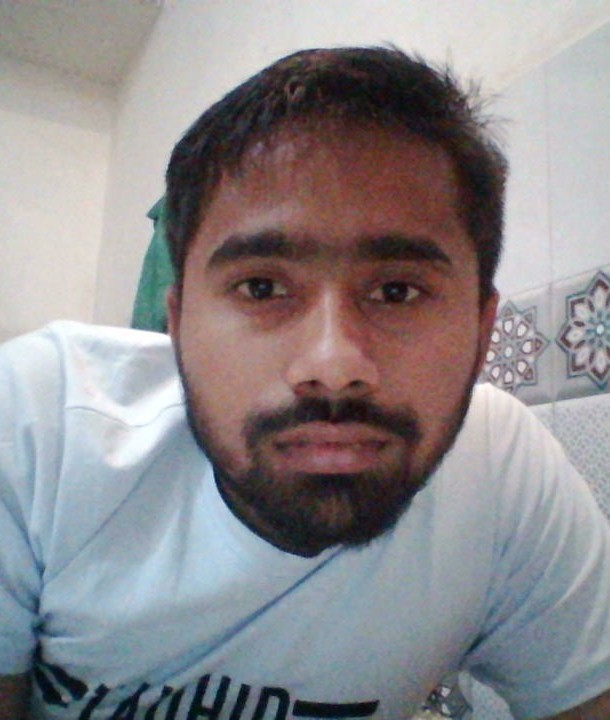
#> input picture known_faces/sachin.jpg, 610 x 720 px
$ python main.py known_faces/pintu.jpg   (older library calls are emulated)
#> lines starting #> are read from the running program, lines starting #| are printed output that depends on the picture
### database.py
import cv2
import numpy as np
import os
from PIL import Image
from config import KNOWN_FACES_DIR, MODEL_PATH, CASCADE_PATH, SCALE_FACTOR, MIN_NEIGHBORS


def build_and_save_model():
    """
    Reads all images from known_faces/, trains LBPH model, saves it.

    FOLDER STRUCTURE SUPPORTED:
      Option A — Subfolders per person (webcam registration, 50 photos):
        known_faces/
          john/
            photo1.jpg ... photo50.jpg

      Option B — Single flat image per person (fallback):
        known_faces/
          john.jpg

    KEY FIX: Subfolder images are used directly without strict Haar detection.
    50 webcam photos include dark/blurry frames intentionally — LBPH can still
    learn from them. Only truly black frames (brightness < 10) are skipped.
    """
    print("[INFO] Loading known faces from:", KNOWN_FACES_DIR)

    if not os.path.exists(KNOWN_FACES_DIR):
        print("[ERROR] known_faces/ folder not found!")
        return {}, False

    face_cascade = cv2.CascadeClassifier(CASCADE_PATH)

    faces     = []
    labels    = []
    label_map = {}
    label_id  = 0

    # ── Collect (name, path, is_subfolder) tuples ─────────────────────────
    image_pairs = []

    # Option A: subfolders per person
    for entry in os.scandir(KNOWN_FACES_DIR):
        if entry.is_dir():
            name = entry.name
            for f in os.scandir(entry.path):
                if f.name.lower().endswith(('.jpg', '.jpeg', '.png')):
                    image_pairs.append((name, f.path, True))

    # Option B: flat root images (fallback)
    for f in os.scandir(KNOWN_FACES_DIR):
        if f.is_file() and f.name.lower().endswith(('.jpg', '.jpeg', '.png')):
            name = os.path.splitext(f.name)[0]
            image_pairs.append((name, f.path, False))

    if not image_pairs:
        print("[ERROR] No image files found in known_faces/")
        return {}, False

    print(f"[INFO] Found {len(image_pairs)} image(s) to process...")

    for name, path, is_subfolder in image_pairs:
        filename = os.path.basename(path)
        print(f"[INFO] Processing: {filename}  ->  name='{name}'")

        try:
            pil_img = Image.open(path).convert("L")
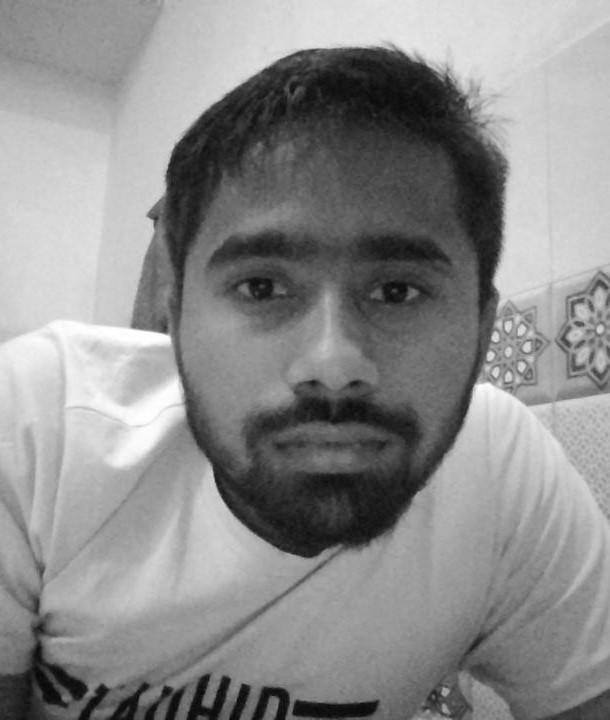
#> pil_img: PIL image 610x720 L; min 7, max 255, mean 140.1

            w, h = pil_img.size
            if w > 800:
                ratio   = 800 / w
                pil_img = pil_img.resize((800, int(h * ratio)), Image.LANCZOS)

            img_np = np.array(pil_img, dtype=np.uint8)

            # Skip completely black frames
            brightness = img_np.mean()
#> brightness = 140.1
            if brightness < 10:
                print(f"  [WARN] Skipping black frame: {filename} (brightness={brightness:.1f})")
                continue

            if is_subfolder:
                # Webcam captured frames — try lenient Haar first, fallback to full frame
                detected = face_cascade.detectMultiScale(
                    img_np,
                    scaleFactor=1.05,
                    minNeighbors=2,
                    minSize=(20, 20),
                )
                if len(detected) > 0:
                    x, y, fw, fh = detected[0]
                    face_roi = img_np[y:y+fh, x:x+fw]
                else:
                    # Use full frame — LBPH still learns texture from it
                    face_roi = img_np
                    print(f"  [INFO] No face detected, using full frame")
            else:
                # Flat root image — strict Haar detection
                detected = face_cascade.detectMultiScale(
                    img_np,
                    scaleFactor=SCALE_FACTOR,
                    minNeighbors=MIN_NEIGHBORS,
                    minSize=(30, 30),
                )
#> detected = [[125, 132, 410, 410]]
                if len(detected) == 0:
                    print(f"  [WARN] No face detected in {filename} — skipping")
                    continue
                x, y, fw, fh = detected[0]
#> x = 125; y = 132; fw = 410; fh = 410
                face_roi = img_np[y:y+fh, x:x+fw]
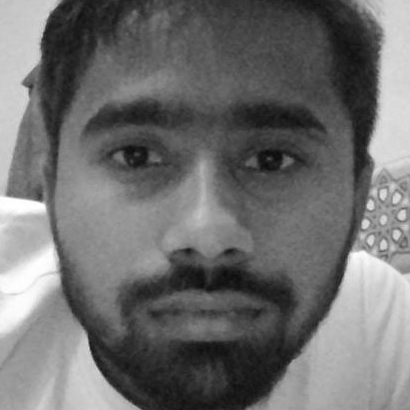
#> face_roi: shape (410, 410); min 10, max 255, mean 110.5

            face_roi = cv2.resize(face_roi, (200, 200))
#> face_roi: shape (200, 200)

            # Assign label id
            if name not in label_map.values():
                label_map[label_id] = name
                current_id = label_id
                label_id  += 1
            else:
                current_id = next(k for k, v in label_map.items() if v == name)

            faces.append(face_roi)
            labels.append(current_id)
            print(f"  [OK] Loaded face for '{name}' (id={current_id})")

        except Exception as e:
            print(f"  [ERROR] Failed on {filename}: {e}")
            continue

    if not faces:
        print("[ERROR] No valid faces found.")
        return {}, False

    recognizer = cv2.face.LBPHFaceRecognizer_create()
    recognizer.train(faces, np.array(labels))
    recognizer.save(MODEL_PATH)

    print(f"\n[INFO] Model trained with {len(faces)} face(s): {list(label_map.values())}")
#| [INFO] Model trained with 2 face(s): ['sachin', 'pintu']
    print(f"[INFO] Saved to: {MODEL_PATH}\n")
    return label_map, True


def load_known_faces():
    face_cascade = cv2.CascadeClassifier(CASCADE_PATH)
    label_map, ok = build_and_save_model()
#> label_map = {0: 'sachin', 1: 'pintu'}; ok = True
    if not ok:
        return None, {}, face_cascade
    recognizer = cv2.face.LBPHFaceRecognizer_create()
    recognizer.read(MODEL_PATH)
    return recognizer, label_map, face_cascade

### recognize.py
import cv2
import os
from datetime import datetime
from config import (
    CONFIDENCE_THRESHOLD,
    MAX_LBPH_DISTANCE,       # FIX: new — rejects bad matches before label assignment
    UNKNOWN_DIR,
    SCALE_FACTOR,
    MIN_NEIGHBORS,
    MIN_FACE_SIZE,
    MIN_RECOGNITION_FACE_SIZE,
    BLUR_THRESHOLD,
    RECOGNITION_DEBUG_PRINTS,
)


def _non_max_suppression(boxes, overlap_threshold=0.4):
    """
    Suppress overlapping face detections — keeps only the largest box
    when two boxes overlap more than overlap_threshold (IoU).
    Prevents one face being detected twice and recognized as two people.
    Boxes are OpenCV Haar format: (x, y, w, h).
    """
    if len(boxes) == 0:
        return []

    boxes = sorted(boxes, key=lambda b: b[2] * b[3], reverse=True)
    kept = []

    for box in boxes:
        x1, y1, w1, h1 = box
        dominated = False
        for kx, ky, kw, kh in kept:
            ix = max(0, min(x1 + w1, kx + kw) - max(x1, kx))
            iy = max(0, min(y1 + h1, ky + kh) - max(y1, ky))
            intersection = ix * iy
            union = w1 * h1 + kw * kh - intersection
            iou = intersection / union if union > 0 else 0
            if iou > overlap_threshold:
                dominated = True
                break
        if not dominated:
            kept.append(box)

    return kept


def _intersection_over_union(box_a: tuple[int, ...], box_b: tuple[int, ...]) -> float:
    """box: (top, right, bottom, left)"""
    ta, ra, ba, la = box_a
    tb, rb, bb, lb = box_b
    iw = max(0, min(ra, rb) - max(la, lb))
    ih = max(0, min(ba, bb) - max(ta, tb))
    inter = iw * ih
    if inter <= 0:
        return 0.0
    area_a = max(1, ra - la) * max(1, ba - ta)
    area_b = max(1, rb - lb) * max(1, bb - tb)
    union = area_a + area_b - inter
    return inter / union if union > 0 else 0.0


def _center_distance(box_a: tuple[int, ...], box_b: tuple[int, ...]) -> float:
    ta, ra, ba, la = box_a
    tb, rb, bb, lb = box_b
    ca_x = (la + ra) / 2.0
    ca_y = (ta + ba) / 2.0
    cb_x = (lb + rb) / 2.0
    cb_y = (tb + bb) / 2.0
    dx = ca_x - cb_x
    dy = ca_y - cb_y
    return (dx * dx + dy * dy) ** 0.5


def _merge_overlapping_detections(
    results: list,
    *,
    iou_threshold: float = 0.35,
    center_px: float = 48.0,
) -> list:
    """
    One physical face can produce multiple Haar rectangles (or LBPH can
    assign different labels to each). Suppress duplicates: keep the
    highest-confidence box per cluster (IoU or very close centers).
    """
    if len(results) <= 1:
        return results
    pool = sorted(results, key=lambda r: r[1], reverse=True)
    merged: list = []
    while pool:
        cur = pool.pop(0)
        rest = []
        for r in pool:
            bcur, br = cur[2:], r[2:]
            if _intersection_over_union(bcur, br) >= iou_threshold:
                continue
            if _center_distance(bcur, br) <= center_px:
                continue
            rest.append(r)
        merged.append(cur)
        pool = rest
    return merged


def recognize_faces(frame, recognizer, label_map, face_cascade,
                    *, save_unknown: bool = True):
    """
    Detect and recognise all faces in a given frame using OpenCV LBPH.
    Returns list of (name, confidence%, top, right, bottom, left).

    KEY FIX: Added MAX_LBPH_DISTANCE check.
    LBPH recognizer.predict() ALWAYS returns a label — even for completely
    unknown faces. Without a raw distance check, strangers get matched to
    the closest registered person (false positive like "Sachin Tendulkar").
    Now we reject any match where raw LBPH distance > MAX_LBPH_DISTANCE.
    """
    gray = cv2.cvtColor(frame, cv2.COLOR_BGR2GRAY)

    try:
        clahe = cv2.createCLAHE(clipLimit=2.0, tileGridSize=(8, 8))
        gray = clahe.apply(gray)
    except Exception:
        pass

    detected = face_cascade.detectMultiScale(
        gray,
        scaleFactor=SCALE_FACTOR,
        minNeighbors=MIN_NEIGHBORS,
        minSize=MIN_FACE_SIZE,
        flags=cv2.CASCADE_SCALE_IMAGE,
    )

    # Suppress overlapping boxes BEFORE recognition — one face can otherwise
    # yield two rectangles and LBPH labels them as different people.
    if len(detected) > 1:
        detected = _non_max_suppression(list(detected), overlap_threshold=0.4)

    # Eye cascade to validate real human faces (trees/objects have no eyes)
    eye_cascade = cv2.CascadeClassifier(
        cv2.data.haarcascades + "haarcascade_eye.xml"
    )

    results = []

    for (x, y, w, h) in detected:
        # ── Validate: check for eyes inside detected region ──────────────
        # This rejects false positives like trees, walls, patterns.
        roi_check = gray[y:y+h, x:x+w]
        eyes = eye_cascade.detectMultiScale(
            roi_check,
            scaleFactor=1.1,
            minNeighbors=3,
            minSize=(15, 15),
        )
        if len(eyes) == 0:
            # No eyes found — not a real face, skip
            continue

        # Too small face — unreliable for LBPH
        if w < MIN_RECOGNITION_FACE_SIZE[0] or h < MIN_RECOGNITION_FACE_SIZE[1]:
            if save_unknown:
                _save_unknown_face(frame, x, y, w, h)
            top, right, bottom, left = y, x + w, y + h, x
            results.append(("Unknown", 0, top, right, bottom, left))
            continue

        roi = gray[y:y + h, x:x + w]

        # ── Upscale small/distant faces before recognition ────────────────
        MIN_UPSCALE = 160
        rh, rw = roi.shape[:2]
        if rw < MIN_UPSCALE or rh < MIN_UPSCALE:
            scale = max(MIN_UPSCALE / rw, MIN_UPSCALE / rh)
            roi = cv2.resize(
                roi,
                (int(rw * scale), int(rh * scale)),
                interpolation=cv2.INTER_CUBIC
            )

        roi = cv2.resize(roi, (200, 200))

        # Blur gate — reject motion blur / low light crops
        try:
            blur = cv2.Laplacian(roi, cv2.CV_64F).var()
            if blur < float(BLUR_THRESHOLD):
                if save_unknown:
                    _save_unknown_face(frame, x, y, w, h)
                top, right, bottom, left = y, x + w, y + h, x
                results.append(("Unknown", 0, top, right, bottom, left))
                continue
        except Exception:
            pass

        name       = "Unknown"
        confidence = 0

        try:
            label, dist = recognizer.predict(roi)

            # ── KEY FIX ──────────────────────────────────────────────────────
            # LBPH always returns SOME label. Without this distance check,
            # unregistered faces get matched to the nearest registered person.
            # dist = raw LBPH distance (lower = better match)
            # We reject if dist is too high BEFORE checking confidence.
            # ─────────────────────────────────────────────────────────────────
            if dist > MAX_LBPH_DISTANCE:
                # Distance too high — definitively Unknown, do not assign name
                name       = "Unknown"
                confidence = 0
                if RECOGNITION_DEBUG_PRINTS:
                    print(
                        f"[DEBUG] Rejected: dist={dist:.1f} > "
                        f"MAX_LBPH_DISTANCE={MAX_LBPH_DISTANCE}"
                    )
            else:
                confidence = round(max(0.0, min(100.0, 100.0 - float(dist))), 1)

                if confidence >= CONFIDENCE_THRESHOLD:
                    name = label_map.get(label, "Unknown")
                    if RECOGNITION_DEBUG_PRINTS:
                        print(
                            f"[DEBUG] Recognized: {name}, dist={dist:.1f}, "
                            f"conf={confidence}%"
                        )
                elif RECOGNITION_DEBUG_PRINTS:
                    print(
                        f"[DEBUG] Low confidence: dist={dist:.1f}, conf={confidence}% "
                        f"< threshold={CONFIDENCE_THRESHOLD}"
                    )

        except Exception as e:
            print(f"[WARN] predict error: {e}")

        if save_unknown and name == "Unknown":
            _save_unknown_face(frame, x, y, w, h)

        top, right, bottom, left = y, x + w, y + h, x
        results.append((name, confidence, top, right, bottom, left))

    return _merge_overlapping_detections(results)


_last_saved: dict = {}


# [25 lines left out: function _save_unknown_face, not called in this run]

### attendance.py
import csv
import os
from datetime import datetime
from config import ATTENDANCE_DIR, KNOWN_FACES_DIR

_marked: dict[str, set] = {}
_current_date: str = datetime.now().strftime("%Y-%m-%d")


# [96 lines left out: functions _marked_today_set, mark_attendance, close_day, not called in this run]


def get_today_attendance() -> list[dict]:
    """Return list of attendance records for today."""
    today    = datetime.now().strftime("%Y-%m-%d")
    log_file = os.path.join(ATTENDANCE_DIR, f"attendance_{today}.csv")
    records  = []
    if os.path.isfile(log_file):
        with open(log_file, "r") as f:
            reader = csv.DictReader(f)
            for row in reader:
                records.append(row)
    return records


# [16 lines left out: functions get_attendance_for_date, reset_today, not called in this run]

### main.py
import cv2
import os
from datetime import datetime
from database import load_known_faces
from recognize import recognize_faces
from attendance import mark_attendance, get_today_attendance
from config import CAMERA_ID, FRAME_SCALE, BOX_COLOR_KNOWN, BOX_COLOR_UNKNOWN, FONT_SCALE, UNKNOWN_DIR

NO_FACE_TIMEOUT  = 10   # seconds of NO face → camera auto-closes
UNKNOWN_SAVE_GAP = 5    # seconds between saving same unknown face position


def draw_results(frame, results):
    scale = int(1 / FRAME_SCALE)
    for (name, confidence, top, right, bottom, left) in results:
        top    *= scale
        right  *= scale
        bottom *= scale
        left   *= scale
        color  = BOX_COLOR_KNOWN if name != "Unknown" else BOX_COLOR_UNKNOWN
        label  = f"{name} ({confidence}%)"
        cv2.rectangle(frame, (left, top), (right, bottom), color, 2)
        cv2.rectangle(frame, (left, bottom - 30), (right, bottom), color, cv2.FILLED)
        cv2.putText(frame, label, (left + 6, bottom - 8),
                    cv2.FONT_HERSHEY_SIMPLEX, FONT_SCALE * 0.6, (255, 255, 255), 1)
    return frame


def save_unknown_face(frame, top, right, bottom, left):
    # FIX: exist_ok=True (bool) instead of exist_ok=1
    os.makedirs(UNKNOWN_DIR, exist_ok=True)
    scale     = int(1 / FRAME_SCALE)
    top       *= scale
    right     *= scale
    bottom    *= scale
    left      *= scale
    face_crop = frame[top:bottom, left:right]
    if face_crop.size == 0:
        return
    # Include microseconds so multiple saves in the same second do not share one path.
    timestamp = datetime.now().strftime("%Y%m%d_%H%M%S_%f")
    filename  = os.path.join(UNKNOWN_DIR, f"unknown_{timestamp}.jpg")
    cv2.imwrite(filename, face_crop)
    print(f"[UNKNOWN] Saved: {filename}")


def run():
    recognizer, label_map, face_cascade = load_known_faces()
#> label_map = {0: 'sachin', 1: 'pintu'}
    if recognizer is None:
        print("\n[ERROR] No faces loaded! Add photos to known_faces/ folder.\n")
        return

    print(f"[INFO] Loaded {len(label_map)} person(s): {list(label_map.values())}")
#| [INFO] Loaded 2 person(s): ['sachin', 'pintu']

    # Windows-friendly open: prefer DirectShow (faster/more reliable on many machines)
    backend = cv2.CAP_DSHOW if hasattr(cv2, "CAP_DSHOW") else cv2.CAP_ANY
    cap = cv2.VideoCapture(CAMERA_ID, backend)
    if not cap.isOpened():
        cap = cv2.VideoCapture(CAMERA_ID)

    if not cap.isOpened():
        print(f"\n[ERROR] Cannot open camera (id={CAMERA_ID})\n")
        return

    try:
        cap.set(cv2.CAP_PROP_BUFFERSIZE, 1)
    except Exception:
        pass

    # Warm up a few frames (reduces slow/black first frame)
    for _ in range(8):
        cap.read()
#> this loop made 8 passes
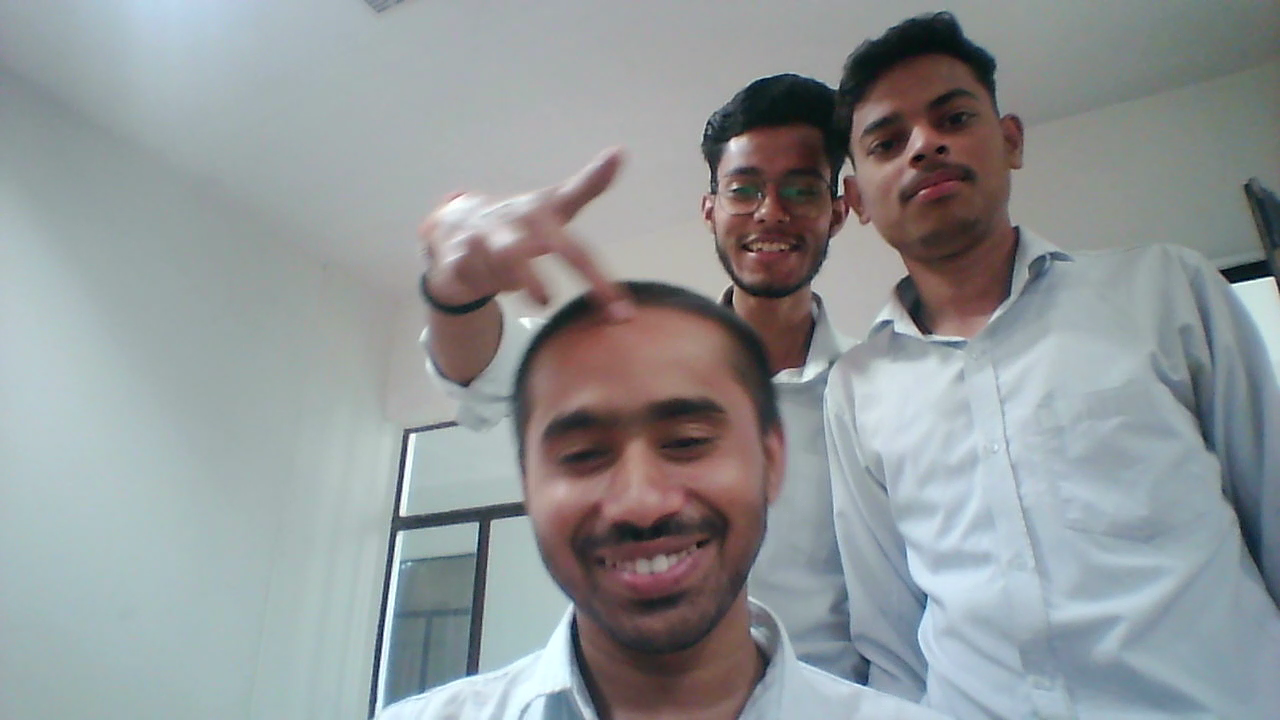
#> input picture frame 8 of media/videos/WIN_20251017_12_57_12_Pro.mp4, 1280 x 720 px, given in place of the camera

    print("\n[FaceTrace] Running...")
    print(f"  -> Auto-closes after {NO_FACE_TIMEOUT}s of no face detected")
    print(f"  → Unknown faces saved to: {UNKNOWN_DIR}")
    print("  → Press Q to quit manually\n")

    last_face_time    = datetime.now()
    last_unknown_save = {}

    while True:
        ret, frame = cap.read()
#> (the rest of the program and of its run is left out)
